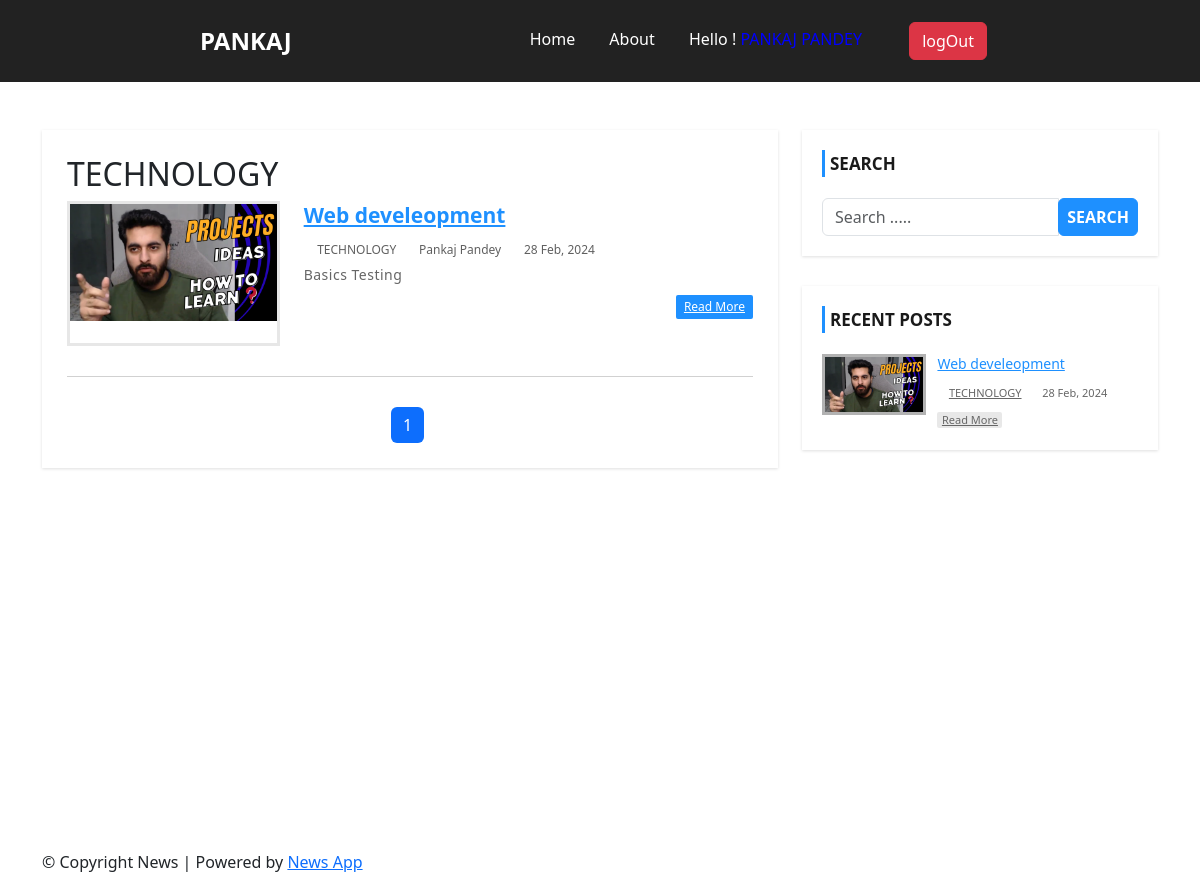
/category.php?category=2 (signed in), run on the app's committed database.
### tables this page shows
CREATE TABLE `category` (
  `id` int(11) NOT NULL,
  `name` varchar(255) NOT NULL,
  `post` int(11) NOT NULL,
  `date` varchar(255) NOT NULL
);

CREATE TABLE `post` (
  `id` int(11) NOT NULL,
  `title` varchar(191) NOT NULL,
  `description` text NOT NULL,
  `category` varchar(50) NOT NULL,
  `date` varchar(255) NOT NULL,
  `image` varchar(255) NOT NULL,
  `author` int(11) NOT NULL
);

CREATE TABLE `users` (
  `id` int(11) NOT NULL,
  `username` varchar(191) NOT NULL,
  `email` varchar(191) NOT NULL,
  `password` varchar(191) NOT NULL,
  `role` tinyint(11) NOT NULL DEFAULT 0
);

### category.php (the view, shortened to what this page needs)
<?php
include 'include/header.php';
include 'include/navbar.php';
 ?>
    <div id="main-content">
      <div class="container">
        <div class="row">
            <div class="col-md-8">
                <div class="post-container">
                      <?php  $category = $_GET['category'];
                      $sql2 = "SELECT name FROM category WHERE id = $category";
        $run2 = mysqli_query($conn, $sql2);
         $row2 = mysqli_fetch_assoc($run2);
         $catANme = $row2['name'];
         ?>
                  <h2 class="page-heading"><?php echo strtoupper($catANme); ?></h2>
                  <?php
                        $limit = 3;
                        if(isset($_GET['page'])){
                            $page = $_GET['page'];
                        }else{
                         $page = 1;
                        }
                        $offset = ($page -1 ) *$limit;
                      $query = "SELECT post.*, category.name , users.username FROM  post
                      LEFT JOIN category ON post.category = category.id
                      LEFT JOIN users ON post.author = users.id
                      WHERE post.category = $category  LIMIT {$offset},{$limit}";
                      $run = mysqli_query($conn, $query);
                      if(mysqli_num_rows($run) > 0){
                          foreach($run as $row){
                              ?>
                    <div class="post-content">
                        <div class="row">
                            <div class="col-md-4">
                                <a class="post-img" href="single.php?id=<?php echo $row['id'] ?>"><img
                                        src="admin/uploads/<?php echo $row['image'] ?>" alt=""></a>
                            </div>
                            <div class="col-md-8">
                                <div class="inner-content clearfix">
                                    <h3><a href='single.php?id=<?php  echo $row['id'] ;?>'><?=$row['title'] ?></a></h3>
                                    <div class="post-information">
                                        <span>
                                            <i class="fa fa-tags" aria-hidden="true"></i>
                                            <a
                                                href='category.php?name=<?php echo $row['name'] ?>'><?= strtoupper($row['name']) ?></a>
                                        </span>
                                        <span>
                                            <i class="fa fa-user" aria-hidden="true"></i>
                                            <a
                                                href='author.php?author=<?php echo $row['id'] ?>'><?=$row['username'] ?></a>
                                        </span>
                                        <span>
                                            <i class="fa fa-calendar" aria-hidden="true"></i>
                                            <?=$row['date'] ?>
                                        </span>
                                    </div>
                                    <p class="description">
                                        <?=$row['description'] ?>
                                    </p>
                                    <a class='read-more pull-right' href='single.php?id=<?php echo  $row['id']; ?>'>read
                                        more</a>
                                </div>
                            </div>
                        </div>
                    </div>
                    <?php   }
                      }
        $sql = "SELECT * FROM post WHERE category = $category";
        $run = mysqli_query($conn, $sql);
        if(mysqli_num_rows($run ) > 0 ){
            $total_record = mysqli_num_rows($run);
            $total_page = ceil($total_record / $limit);
            echo '<ul class="pagination flex justify-content-center">';
            for($i = 1; $i <= $total_page; $i++){
                if($i == $page){
                    $active = "active";
                }else{
                    $active = "";
                }
            echo '<li class="page-item '.$active.'  "><a class="page-link" href="category.php?page= '.$i.' ">'.$i.'</a></li>';
            }
        echo '</ul>';
    }
        ?>
                </div>
            </div>
            <?php include 'include/sidebar.php'; ?>
        </div>
      </div>
    </div>
<?php include 'include/footer.php'; ?>

### include/sidebar.php (shortened to what this page needs)
<?php include('./admin/config/conn.php') ?>
<div id="sidebar" class="col-md-4">
    <div class="search-box-container">
    <?php
         $query = "SELECT post.*, category.name , users.username FROM  post
         LEFT JOIN category ON post.category = category.id
         LEFT JOIN users ON post.author = users.id
         ORDER BY post.id DESC LIMIT 5";
         $run = mysqli_query($conn, $query);
         ?>
        <h4>Search</h4>
        <form class="search-post" action="search.php" method ="POST">
            <div class="input-group">
                <input type="text" name="search" class="form-control" placeholder="Search .....">
                <span class="input-group-btn">
                 <button type="submit" name="" class="btn btn-danger">Search</button>
                </span>
            </div>
        </form>
    </div>
    <div class="recent-post-container">
        <h4>Recent Posts</h4>
      <?php
         if(mysqli_num_rows($run) > 0){
             foreach($run as $row){
                 ?>
        <div class="recent-post">
            <a class="post-img" href="./single.php?id=<?=$row['id'] ?>">
                <img src="./admin/uploads/<?=$row['image'] ?>" alt=""/>
            </a>
            <div class="post-content">
                <h5><a href="single.php?id=<?php echo$row['id'] ?>"><?=$row['title'] ?></a></h5>
                <span>
                    <i class="fa fa-tags" aria-hidden="true"></i>
                    <a href='category.php?category=<?php echo $row['category'] ?>'><?= strtoupper($row['name']); ?></a>
                </span>
                <span>
                    <i class="fa fa-calendar" aria-hidden="true"></i>
                    <?=$row['date'] ?>
                </span>
                <a class="read-more" href="single.php?id=<?php echo $row['id']; ?>">read more</a>
            </div>
        </div>
        <?php }
        }?>
    </div>
</div>

### css/style.css (style rules this page uses)
* { margin: 0; padding: 0; box-sizing: border-box; }
#main-content { margin-top: 100px; padding: 30px 0; min-height: 750px; }
#main-content .post-container { background-color: #fff; padding: 25px; box-shadow: 0 1px 3px rgba(0, 0, 0, 0.13); }
#main-content .post-content { border-bottom: 1px solid #d1d1d1; padding: 0 0 30px; margin-bottom:30px; }
#main-content .post-content img { width: 100%; }
#main-content .post-content .post-img { border: 3px solid #e7e7e7; display: block; height: 145px; overflow: hidden; transition: border .3s; }
#main-content .post-content h3 { font-size: 21px; line-height: 28px; font-weight: 600; margin: 0 0 7px; }
#main-content .post-content h3 a { color: #1e90ff; transition:all 0.3s; }
#main-content .post-content .post-information span { color: #606060; font-size: 12px; text-transform: capitalize; margin: 0 5px 5px 0; display: inline-block; }
#main-content .post-content .post-information i { color: #1e90ff; margin-right: 1px; }
#main-content .post-content .post-information a { color: #606060; text-decoration: none; }
#main-content .post-content p, #main-content .single-post p { color: #666; font-size: 14px; letter-spacing: 0.5px; margin:0 0 10px; }
#main-content .post-content a.read-more { color: #fff; background-color: #1E90FF; font-size: 12px; text-transform: capitalize; padding: 3px 8px; border-radius: 2px; transition: all 0.3s; }
.pagination { display: block; text-align: center; margin: 0; }
.pagination li { display:inline-block; margin: 0 5px 0 0; }
.pagination li a { border: none; background: #1e90ff; color: #fff; }
i.fa { color:#222; }
#sidebar h4 { color: #1A1A1A; font-size: 17px; line-height: 27px; font-weight:600; text-transform: uppercase; padding: 0 0 0 5px; margin: 0 0 21px; border-left: 3px solid #1e90ff; }
#sidebar .search-box-container { background-color: #fff; padding: 20px; margin: 0 0 30px; box-shadow: 0 1px 3px rgba(0, 0, 0, 0.13); }
#sidebar .search-post { padding: 0; }
#sidebar .search-post input { color: #606060; }
#sidebar .search-post .btn { font-weight: 600; text-transform: uppercase; padding: 6px 8px; background-color: #1E90FF; border-color: #1E90FF; outline: none; }
#sidebar .recent-post-container { padding: 20px; background: #fff; box-shadow: 0 1px 3px rgba(0, 0, 0, 0.13); }
#sidebar .recent-post { border-bottom: 1px solid #e7e7e7; padding: 0 0 15px; margin: 0 0 15px; }
#sidebar .recent-post:last-child { margin: 0; padding: 0; border: none; }
#sidebar .recent-post .post-img { display: inline-block; width: 33%; border: 3px solid rgba(0,0,0,0.3); vertical-align: top; transition: border .3s; }
#sidebar .recent-post .post-img img { width: 100%; }
#sidebar .recent-post .post-content { width: 65%; display: inline-block; border: none; padding: 0 0 0 7px; margin: 0; }
#sidebar .recent-post h5 { font-size: 14px; line-height: 20px; margin: 0 0 5px; }
#sidebar .recent-post h5 a { color: #1E90FF; }
#sidebar .recent-post span { color: #666; font-size: 11px; display: inline-block; margin: 0 5px 10px 0; }
#sidebar .recent-post span a { color: #666; }
#sidebar .recent-post span i { color: #1E90FF; }
#sidebar .recent-post a.read-more { color: #666; background-color: rgba(0,0,0,0.09); width: 65px; font-size: 11px; text-align: center; padding: 0; display: block; transition: all 0.3s; }

### data on the page
category: name "TECHNOLOGY"
post: image (picture), title "Web develeopment", category.name "TECHNOLOGY", users.username "Pankaj Pandey", date "28 Feb, 2024", description "Basics Testing"
